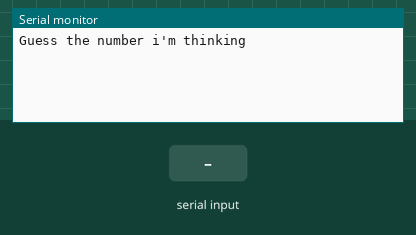
Recording of a sketch running on a simulated Arduino Uno, built with avr-gcc and run on an emulated ATmega328P. Parts: the last lines printed to the serial monitor. Inputs (shaded band) come from the test bench. Random numbers use the default seed unless the sketch sets one.

Above: at 1.9 s.
2.0 s: "90,45\n" received over Serial
At 4.0 s:
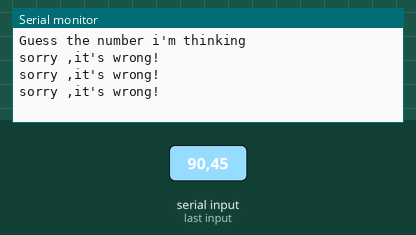
4.5 s: "0\n" received over Serial
At 6.9 s:
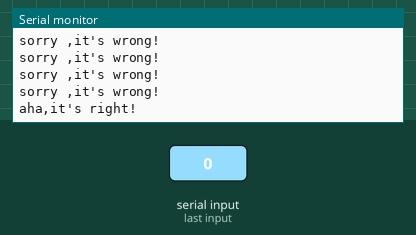

The sketch:

sketch_oct10e.ino
```cpp
bool universe = 0;
void setup() {
  Serial.begin(9600);

}

void loop() {
  if(universe == 0){
    delay(1000);
    Serial.println("Guess the number i'm thinking");
    universe = 1;
    }

    if(Serial.available()){
      int num =Serial.parseInt();
      int randNumber = random(0, 10);
       if(num != randNumber){
        Serial.println("sorry ,it's wrong!");
        }
        else{
          Serial.println("aha,it's right!");
          }
      }

}
```

Measured:
- after the input at 2.0 s, the serial monitor: prints a new line at once (image 1)
- after the input at 4.5 s, the serial monitor: prints a new line after 1.0 s (image 2)
